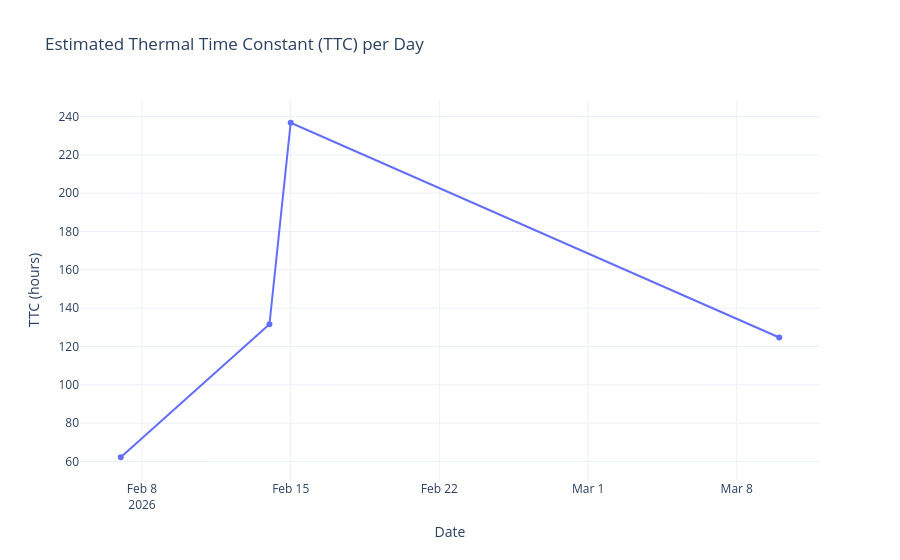

The cell this chart's notebook holds for it:
### Code cell
from pathlib import Path

import numpy as np
import pandas as pd
import plotly.express as px


def calculate_and_plot_daily_ttc(
    electricity_path=None,
    internal_temp_path=None,
    weather_path=None,
    freq="30min",
    night_start_hour=22,
    night_end_hour=6,
    min_temp_gap_c=1.0,
    min_samples_per_day=6,
    min_r2=0.25,
):
    """Estimate and plot daily Thermal Time Constant (TTC) from nighttime passive drift.

    Assumes the heater was off every day, so electricity use is not used to filter
    heating periods. TTC is fitted from log(abs(indoor_temp - outdoor_temp)).
    """
    project_root = Path.cwd().parent if Path.cwd().name == "notebooks" else Path.cwd()
    electricity_path = Path(electricity_path or project_root / "data/cleaned/electricity.csv")
    internal_temp_path = Path(internal_temp_path or project_root / "data/raw/internal_temp.csv")
    weather_path = Path(weather_path or project_root / "data/raw/weather.csv")

    def read_temperature_csv(path, column_name):
        """Load a temperature CSV and return a UTC-indexed temperature series."""
        df = pd.read_csv(path)
        df["timestamp"] = pd.to_datetime(df["timestamp"], utc=True)
        return (
            df[["timestamp", "temperature_celsius"]]
            .rename(columns={"temperature_celsius": column_name})
            .dropna()
            .drop_duplicates("timestamp")
            .sort_values("timestamp")
            .set_index("timestamp")
            .resample(freq)
            .mean()
            .interpolate(limit_direction="both")
        )

    electricity = pd.read_csv(electricity_path)
    electricity["timestamp"] = pd.to_datetime(electricity["timestamp"], utc=True)
    electricity = (
        electricity[["timestamp", "kwh"]]
        .dropna()
        .sort_values("timestamp")
        .set_index("timestamp")
        .resample(freq)
        .sum()
    )

    indoor = read_temperature_csv(internal_temp_path, "indoor_c")
    outdoor = read_temperature_csv(weather_path, "outdoor_c")
    data = electricity.join(indoor, how="outer").join(outdoor, how="outer").interpolate(limit_direction="both").dropna()

    data["delta_c"] = data["indoor_c"] - data["outdoor_c"]
    data["hours"] = (data.index - data.index[0]).total_seconds() / 3600
    data["indoor_slope_c_per_h"] = data["indoor_c"].diff() / (pd.Timedelta(freq).total_seconds() / 3600)

    if night_start_hour > night_end_hour:
        is_night = (data.index.hour >= night_start_hour) | (data.index.hour < night_end_hour)
    else:
        is_night = (data.index.hour >= night_start_hour) & (data.index.hour < night_end_hour)

    data["is_passive"] = (
        is_night
        & (data["delta_c"].abs() >= min_temp_gap_c)
        & ((data["indoor_slope_c_per_h"] * data["delta_c"]) < 0)
    )

    daily_rows = []
    for day, day_df in data[data["is_passive"]].groupby(data[data["is_passive"]].index.date):
        if len(day_df) < min_samples_per_day:
            continue

        x = day_df["hours"].to_numpy(dtype=float)
        y = np.log(day_df["delta_c"].abs().to_numpy(dtype=float))
        slope, intercept = np.polyfit(x, y, 1)

        if slope >= 0:
            continue

        y_hat = slope * x + intercept
        ss_res = np.sum((y - y_hat) ** 2)
        ss_tot = np.sum((y - y.mean()) ** 2)
        r2 = 1 - (ss_res / ss_tot) if ss_tot else np.nan
        if pd.notna(r2) and r2 < min_r2:
            continue

        daily_rows.append(
            {
                "date": pd.Timestamp(day),
                "ttc_hours": -1 / slope,
                "fit_r2": r2,
                "samples": len(day_df),
            }
        )

    ttc_daily = pd.DataFrame(daily_rows).sort_values("date")
    if ttc_daily.empty:
        print("No valid passive drift windows found. Try lowering min_samples_per_day or min_r2.")
        return ttc_daily, data

    fig = px.line(
        ttc_daily,
        x="date",
        y="ttc_hours",
        markers=True,
        hover_data=["fit_r2", "samples"],
        title="Estimated Thermal Time Constant (TTC) per Day",
        labels={"date": "Date", "ttc_hours": "TTC (hours)"},
    )
    fig.update_layout(template="plotly_white")
    fig.show()

    display(ttc_daily)
    return ttc_daily, data


ttc_daily, ttc_source = calculate_and_plot_daily_ttc()

### Figure 1 — Plotly figure (JSON) as saved in the notebook; plotly's stock layout.template omitted (floating-point values rounded to 4 significant figures)
{"data": [{"customdata": [[0.7778, 7], [0.6745, 7], [0.2504, 7], [0.9191, 7]], "hovertemplate": "Date=%{x}<br>TTC (hours)=%{y}<br>fit_r2=%{customdata[0]}<br>samples=%{customdata[1]}<extra></extra>", "legendgroup": "", "line": {"color": "#636efa", "dash": "solid"}, "marker": {"symbol": "circle"}, "mode": "markers+lines", "name": "", "orientation": "v", "showlegend": false, "type": "scatter", "x": ["2026-02-07T00:00:00", "2026-02-14T00:00:00", "2026-02-15T00:00:00", "2026-03-10T00:00:00"], "xaxis": "x", "y": [62.2, 131.6, 236.8, 124.7], "yaxis": "y"}], "layout": {"legend": {"tracegroupgap": 0}, "title": {"text": "Estimated Thermal Time Constant (TTC) per Day"}, "xaxis": {"anchor": "y", "domain": [0, 1], "title": {"text": "Date"}}, "yaxis": {"anchor": "x", "domain": [0, 1], "title": {"text": "TTC (hours)"}}}}
